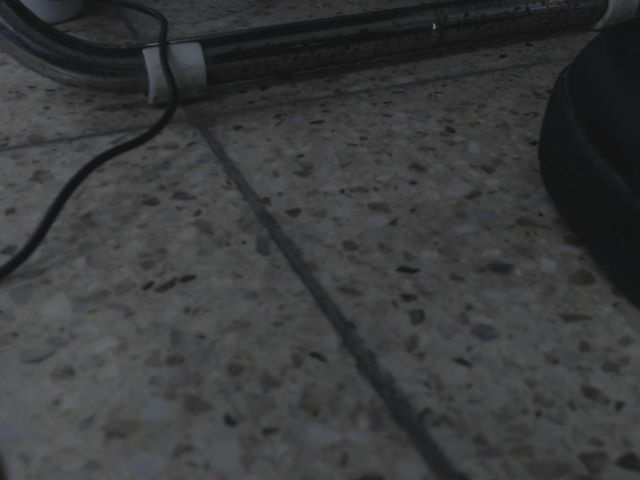
#> input picture recordings/manual_capture/manual_20251118_085558_433.jpg, 640 x 480 px
$ python hls_viewer.py --video ../../recordings/manual_capture/manual_20251118_085558_433.jpg
#> lines starting #> are read from the running program, lines starting #| are printed output that depends on the picture
#!/usr/bin/env python
# -*- coding: utf-8 -*-

"""
HLS/RGB 범위 분석 및 시각화를 위한 인터랙티브 도구

기능:
- 비디오 파일을 재생하면서 H/L/S 및 R/G/B 최소·최대 범위를 트랙바로 조절
- HLS와 RGB 범위를 모두 만족하는 픽셀만 보존하고 나머지는 검게 마스킹
- 남은 픽셀들의 H, L, S 및 R, G, B 평균값을 화면에 출력
- 재생 위치를 트랙바(Position)로 직접 이동

사용법:
    python -m litebot.analysis.hls_viewer --video ./videos/sample.mp4

조작:
- 트랙바: H/L/S 및 R/G/B 최솟값·최댓값 조절, Position으로 재생 위치 이동
- Space: 일시정지/재생
- R: 비디오 처음으로 되감기
- Q 또는 ESC: 종료

주의:
- HLS와 RGB 마스크를 AND 연산으로 결합하므로, 두 조건을 모두 만족하는 픽셀만 선택됩니다.
- 검은색 도로 필터링 시: L 값 낮게 + R/G/B 값 모두 낮게 설정하면 더 정확합니다.
"""

import argparse
import os

import cv2
import numpy as np


WINDOW_NAME = "LiteBot HLS/RGB Viewer"
POSITION_TRACKBAR = "Position"
TRACKBAR_CONFIG = [
    # HLS 트랙바
    ("H_min", 0, 180, 0),
    ("H_max", 0, 180, 180),
    ("L_min", 0, 255, 0),
    ("L_max", 0, 255, 255),
    ("S_min", 0, 255, 0),
    ("S_max", 0, 255, 255),
    # RGB 트랙바
    ("R_min", 0, 255, 0),
    ("R_max", 0, 255, 255),
    ("G_min", 0, 255, 0),
    ("G_max", 0, 255, 255),
    ("B_min", 0, 255, 0),
    ("B_max", 0, 255, 255),
]
TRACKBAR_STATE = {
    "updating": False,
    "seek_request": None,
    "position_enabled": False,
}


def _nothing(_):
    pass


def _on_position_change(pos):
    if TRACKBAR_STATE.get("updating"):
        return
    TRACKBAR_STATE["seek_request"] = pos


def _create_trackbars(total_frames, window_width=None, window_height=None):
    """
    트랙바를 생성하고 창 크기를 설정

    Args:
        total_frames: 비디오의 전체 프레임 수 (이미지인 경우 0)
        window_width: 창 너비 (None이면 자동)
        window_height: 창 높이 (None이면 자동)
    """
    cv2.namedWindow(WINDOW_NAME, cv2.WINDOW_NORMAL)

    # 창 크기를 먼저 설정 (트랙바 생성 전에 크기를 지정하면 더 잘 작동함)
    if window_width is not None and window_height is not None:
        cv2.resizeWindow(WINDOW_NAME, window_width, window_height)

    for name, _, max_val, initial in TRACKBAR_CONFIG:
        cv2.createTrackbar(name, WINDOW_NAME, initial, max_val, _nothing)

    if total_frames > 0:
        max_pos = max(0, total_frames - 1)
        cv2.createTrackbar(POSITION_TRACKBAR, WINDOW_NAME, 0, max_pos, _on_position_change)
        TRACKBAR_STATE["position_enabled"] = True
    else:
        TRACKBAR_STATE["position_enabled"] = False


def _get_window_size_with_trackbars(image_width, image_height):
    """
    트랙바를 고려한 창 크기 계산
    Windows에서 트랙바가 있는 창의 크기 조절이 제대로 작동하도록
    트랙바 높이를 고려하여 전체 창 크기를 계산
    """
    # 트랙바 높이 추정 (각 트랙바 약 20-25px, 여백 포함)
    num_trackbars = len(TRACKBAR_CONFIG)
    if TRACKBAR_STATE.get("position_enabled", False):
        num_trackbars += 1
    trackbar_height = num_trackbars * 25 + 50  # 트랙바 높이 + 여백

    # 정보 바 높이 (약 40px)
    info_bar_height = 40

    # 전체 창 크기
    total_width = image_width
    total_height = image_height + trackbar_height + info_bar_height

    return total_width, total_height


def _window_visible():
    try:
        prop = cv2.getWindowProperty(WINDOW_NAME, cv2.WND_PROP_VISIBLE)
        return prop >= 1
    except cv2.error:
        return False


def _get_range_from_trackbars():
    # HLS 범위
    h_min = cv2.getTrackbarPos("H_min", WINDOW_NAME)
    h_max = cv2.getTrackbarPos("H_max", WINDOW_NAME)
    l_min = cv2.getTrackbarPos("L_min", WINDOW_NAME)
    l_max = cv2.getTrackbarPos("L_max", WINDOW_NAME)
    s_min = cv2.getTrackbarPos("S_min", WINDOW_NAME)
    s_max = cv2.getTrackbarPos("S_max", WINDOW_NAME)

    hls_lower = np.array([min(h_min, h_max), min(l_min, l_max), min(s_min, s_max)], dtype=np.uint8)
    hls_upper = np.array([max(h_min, h_max), max(l_min, l_max), max(s_min, s_max)], dtype=np.uint8)

    # RGB 범위
    r_min = cv2.getTrackbarPos("R_min", WINDOW_NAME)
    r_max = cv2.getTrackbarPos("R_max", WINDOW_NAME)
    g_min = cv2.getTrackbarPos("G_min", WINDOW_NAME)
    g_max = cv2.getTrackbarPos("G_max", WINDOW_NAME)
    b_min = cv2.getTrackbarPos("B_min", WINDOW_NAME)
    b_max = cv2.getTrackbarPos("B_max", WINDOW_NAME)

    rgb_lower = np.array([min(b_min, b_max), min(g_min, g_max), min(r_min, r_max)], dtype=np.uint8)  # BGR 순서
    rgb_upper = np.array([max(b_min, b_max), max(g_min, g_max), max(r_min, r_max)], dtype=np.uint8)  # BGR 순서

    return hls_lower, hls_upper, rgb_lower, rgb_upper


def _format_mean_text(hls_mean, rgb_mean, pixel_ratio):
    h, l, s = hls_mean
    b, g, r = rgb_mean  # BGR 순서
    return "H:{:.1f} L:{:.1f} S:{:.1f} | R:{:.1f} G:{:.1f} B:{:.1f} | Pixels:{:.1f}%".format(
        h, l, s, r, g, b, pixel_ratio*100
    )


def _draw_overlay(image, text):
    cv2.rectangle(image, (0, 0), (image.shape[1], 40), (0, 0, 0), thickness=-1)
    cv2.putText(
        image,
        text,
        (10, 28),
        cv2.FONT_HERSHEY_SIMPLEX,
        0.7,
        (255, 255, 255),
        2,
        cv2.LINE_AA,
    )
    cv2.putText(
        image,
        "[Space]Pause  [R]Restart  [Q/ESC]Quit",
        (10, image.shape[0] - 10),
        cv2.FONT_HERSHEY_SIMPLEX,
        0.6,
        (255, 255, 255),
        1,
        cv2.LINE_AA,
    )


def parse_args():
    parser = argparse.ArgumentParser(description="LiteBot HLS 범위 분석 도구")
    parser.add_argument("--video", required=True, help="분석할 비디오 또는 이미지 파일 경로")
    parser.add_argument("--loop", action="store_true", help="영상 끝에 도달하면 자동으로 처음부터 반복 (비디오만)")
    parser.add_argument("--scale", type=float, default=1.0, help="표시 배율 (1.0은 원본)")
    parser.add_argument("--fps", type=float, default=30.0, help="재생 프레임 속도 (FPS, 0이면 최소 지연, 비디오만)")
    parser.add_argument("--skip-errors", action="store_true", help="손상된 프레임을 건너뜀 (비디오만)")
    return parser.parse_args()


def _is_image_file(filepath):
    """파일이 이미지인지 확인"""
    image_extensions = ('.jpg', '.jpeg', '.png', '.bmp', '.tiff', '.tif', '.webp')
    return filepath.lower().endswith(image_extensions)


def main():
    args = parse_args()
    input_path = args.video

    if not os.path.exists(input_path):
        raise FileNotFoundError("File not found: {}".format(input_path))

    is_image = _is_image_file(input_path)

    if is_image:
        # 이미지 파일 처리
        frame = cv2.imread(input_path)
#> frame is the input picture: shape (480, 640, 3); mean B, G, R 59.4, 58.8, 57.6
        if frame is None:
            raise IOError("Failed to load image: {}".format(input_path))

        _create_trackbars(0)  # 이미지는 Position 트랙바 불필요
        current_frame = frame.copy()
        need_resize = True
        cap = None
        total_frames = 0
        paused = False
        delay_ms = 1
    else:
        # 비디오 파일 처리
        cap = cv2.VideoCapture(input_path)
        if not cap.isOpened():
            raise IOError("Failed to open video: {}".format(input_path))

        total_frames = int(cap.get(cv2.CAP_PROP_FRAME_COUNT))
        _create_trackbars(total_frames)
        paused = False
        current_frame = None
        need_resize = True
        delay_ms = 1 if args.fps <= 0 else max(1, int(1000.0 / args.fps))

    while True:
        if not _window_visible():
            break

        if is_image:
            # 이미지인 경우 항상 같은 프레임 사용
            frame = current_frame
        else:
            # 비디오인 경우
            if TRACKBAR_STATE["position_enabled"] and TRACKBAR_STATE["seek_request"] is not None:
                target = TRACKBAR_STATE["seek_request"]
                TRACKBAR_STATE["seek_request"] = None
                if total_frames > 0:
                    target = max(0, min(total_frames - 1, target))
                cap.set(cv2.CAP_PROP_POS_FRAMES, target)
                current_frame = None

            if not paused or current_frame is None:
                ret, frame = cap.read()
                if not ret:
                    if args.loop:
                        cap.set(cv2.CAP_PROP_POS_FRAMES, 0)
                        continue
                    break
                try:
                    current_frame = frame.copy()
                except cv2.error:
                    if args.skip_errors:
                        continue
                    raise
            frame = current_frame

        hls_lower, hls_upper, rgb_lower, rgb_upper = _get_range_from_trackbars()

        # HLS 마스크 생성
        hls = cv2.cvtColor(frame, cv2.COLOR_BGR2HLS)
#> hls: shape (480, 640, 3); mean of channels 0, 1, 2 59.5, 58.7, 5.8
        hls_mask = cv2.inRange(hls, hls_lower, hls_upper)
#> hls_mask: shape (480, 640); every value is 255

        # RGB 마스크 생성 (BGR 순서로 변환 필요)
        rgb_mask = cv2.inRange(frame, rgb_lower, rgb_upper)

        # HLS 마스크와 RGB 마스크를 AND 연산으로 결합
        mask = cv2.bitwise_and(hls_mask, rgb_mask)

        masked = cv2.bitwise_and(frame, frame, mask=mask)

        total_pixels = mask.size
#> total_pixels = 307200
        masked_pixels = cv2.countNonZero(mask)
#> masked_pixels = 307200

        if masked_pixels > 0:
            hls_mean = cv2.mean(hls, mask=mask)[:3]
#> hls_mean = (59.45, 58.71, 5.77)
            rgb_mean = cv2.mean(frame, mask=mask)[:3]  # BGR 순서
#> rgb_mean = (59.43, 58.83, 57.65)
        else:
            hls_mean = (0.0, 0.0, 0.0)
            rgb_mean = (0.0, 0.0, 0.0)

        ratio = masked_pixels / float(total_pixels)
#> ratio = 1
        combined = np.hstack((frame, masked))
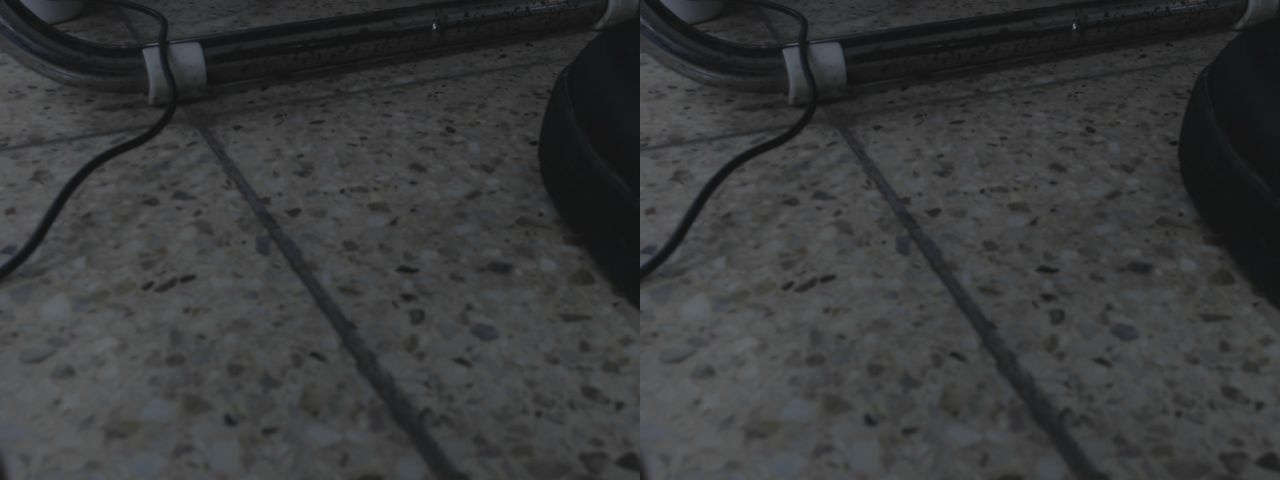
#> combined: shape (480, 1280, 3); mean B, G, R 59.4, 58.8, 57.6
        text = _format_mean_text(hls_mean, rgb_mean, ratio)
#> in _format_mean_text, `h, l, s = hls_mean`: h = 59.45; l = 58.71; s = 5.77
#> in _format_mean_text, `b, g, r = rgb_mean`: b = 59.43; g = 58.83; r = 57.65
        _draw_overlay(combined, text)
#> in _draw_overlay, `cv2.rectangle(image, (0, 0), (image.shape[1], 40), (0, 0, 0), thicknes..`:
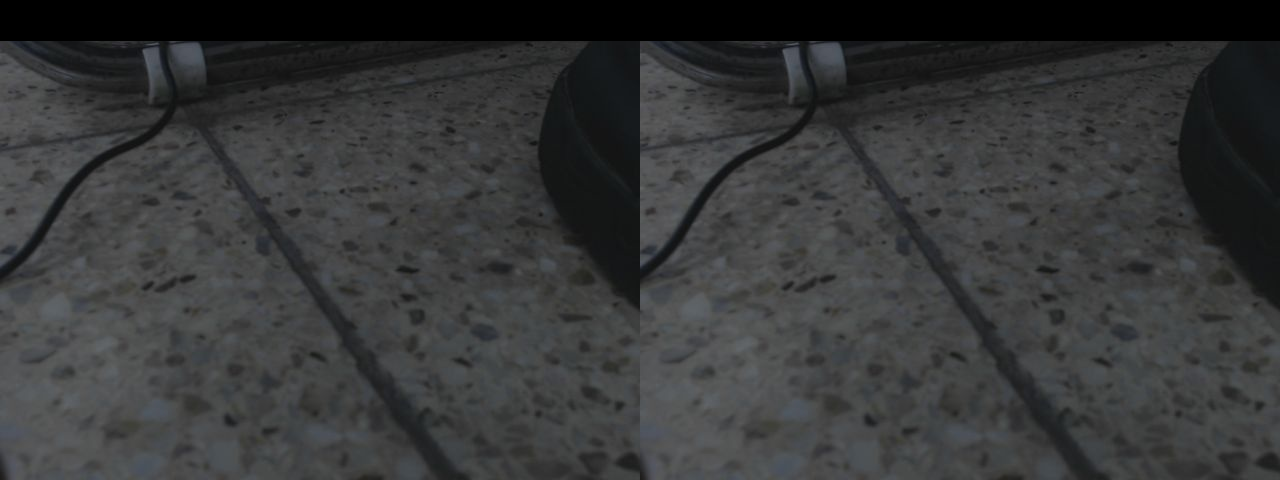
#> image: shape (480, 1280, 3); mean B, G, R 56.1, 55.7, 54.6
#> in _draw_overlay, `cv2.putText( image, "[Space]Pause  [R]Restart  [Q/ESC]Quit", (10, imag..`:
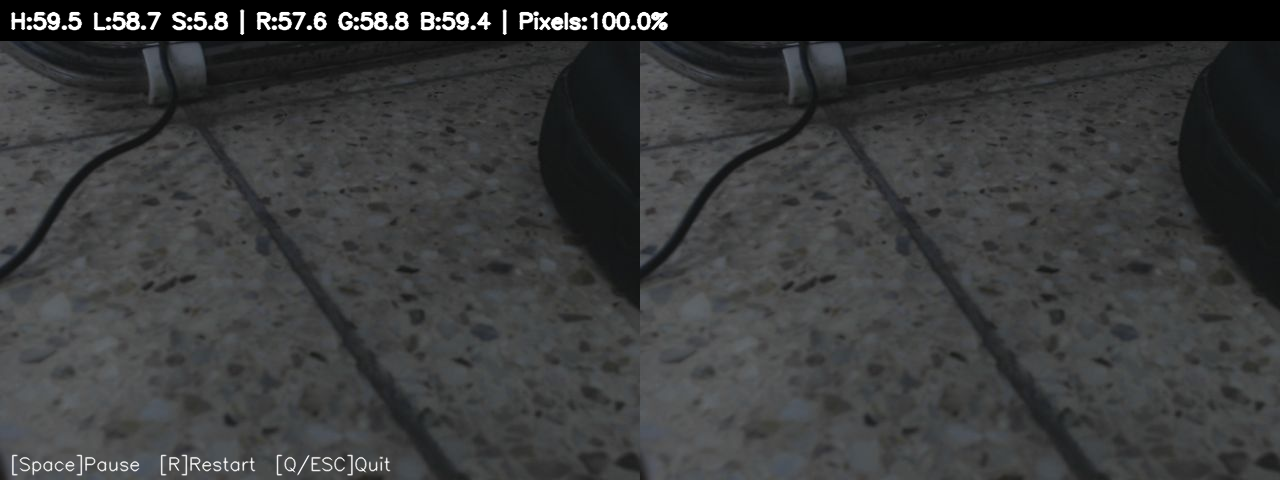
#> image: shape (480, 1280, 3); mean B, G, R 58.7, 58.2, 57.1

        display_frame = combined
        if args.scale != 1.0 and args.scale > 0:
            width = max(1, int(combined.shape[1] * args.scale))
            height = max(1, int(combined.shape[0] * args.scale))
            display_frame = cv2.resize(combined, (width, height), interpolation=cv2.INTER_NEAREST)

        cv2.imshow(WINDOW_NAME, display_frame)

        if not is_image and TRACKBAR_STATE["position_enabled"]:
            current_pos = int(cap.get(cv2.CAP_PROP_POS_FRAMES))
            TRACKBAR_STATE["updating"] = True
            cv2.setTrackbarPos(
                POSITION_TRACKBAR,
                WINDOW_NAME,
                min(current_pos, max(0, total_frames - 1)),
            )
            TRACKBAR_STATE["updating"] = False

        # 창 크기를 조절 (scale이 적용된 경우에만, 한 번만)
        # Windows에서 트랙바가 있는 창의 가로 크기 조절이 제대로 작동하지 않는 제한사항이 있음
        # 이를 해결하기 위해 창을 재생성하는 방법 사용 (한 번만)
        if args.scale != 1.0 and need_resize:
            # scale이 적용된 경우에만 창 크기 조절 시도 (한 번만)
            # Windows의 제한으로 인해 완전한 해결은 어려울 수 있음
            try:
                # 트랙바를 고려한 전체 창 크기 계산
                window_width, window_height = _get_window_size_with_trackbars(
                    display_frame.shape[1], display_frame.shape[0]
                )
                # 현재 트랙바 값들을 저장
                trackbar_values = {}
                for name, _, _, _ in TRACKBAR_CONFIG:
                    try:
                        trackbar_values[name] = cv2.getTrackbarPos(name, WINDOW_NAME)
                    except:
                        pass

                position_value = None
                if TRACKBAR_STATE.get("position_enabled", False):
                    try:
                        position_value = cv2.getTrackbarPos(POSITION_TRACKBAR, WINDOW_NAME)
                    except:
                        pass

                # 창을 닫고 다시 생성 (크기 조절을 위해)
                cv2.destroyWindow(WINDOW_NAME)
                _create_trackbars(
                    total_frames if not is_image else 0,
                    window_width,
                    window_height
                )

                # 트랙바 값 복원
                for name, _, max_val, _ in TRACKBAR_CONFIG:
                    if name in trackbar_values:
                        cv2.setTrackbarPos(name, WINDOW_NAME, trackbar_values[name])

                if TRACKBAR_STATE.get("position_enabled", False) and position_value is not None:
                    cv2.setTrackbarPos(POSITION_TRACKBAR, WINDOW_NAME, position_value)

                need_resize = False  # 한 번만 재생성하도록 플래그 설정
            except:
                pass
        elif need_resize:
            try:
                # 트랙바를 고려한 전체 창 크기 계산
                window_width, window_height = _get_window_size_with_trackbars(
                    display_frame.shape[1], display_frame.shape[0]
                )
#> window_width = 1280; window_height = 870
                cv2.setWindowProperty(WINDOW_NAME, cv2.WND_PROP_AUTOSIZE, cv2.WINDOW_NORMAL)
                cv2.resizeWindow(WINDOW_NAME, window_width, window_height)
            except:
                pass
            need_resize = False

        key = cv2.waitKey(delay_ms) & 0xFF
#> (key q is pressed here)

        if key in (ord("q"), 27):
            break
        elif key == ord(" ") and not is_image:
            paused = not paused
        elif key == ord("r") and not is_image:
            cap.set(cv2.CAP_PROP_POS_FRAMES, 0)

    if not is_image and cap is not None:
        cap.release()
    cv2.destroyAllWindows()


if __name__ == "__main__":
    main()

"""
Example:
    # 비디오 파일 사용 예시:
    # "--loop" 옵션을 주면 동영상을 끝까지 본 뒤 다시 처음부터 반복 재생합니다.
    python -m litebot.analysis.hls_viewer --video recordings/example_video.mp4 --loop

    # "--scale" 옵션을 주면 화면 크기를 조절합니다.
    python -m litebot.analysis.hls_viewer --video recordings/example_video.mp4 --scale 0.5

    # "--skip-errors" 를 주면 깨진 프레임을 건너뜁니다.
    python -m litebot.analysis.hls_viewer --video recordings/example_video.mp4 --skip-errors

    # 여러 옵션을 조합해서 사용할 수 있습니다.
    python -m litebot.analysis.hls_viewer --video recordings/example_video.mp4 --loop --scale 0.8 --skip-errors

    # "--fps" 옵션으로 영상 표시 속도를 임의로 조절할 수 있습니다 (예: 10fps로 느리게 재생).
    python -m litebot.analysis.hls_viewer --video recordings/example_video.mp4 --fps 10

    # 이미지 파일 사용 예시:
    # 이미지 파일도 분석할 수 있습니다 (jpg, png, bmp 등 지원).
    python -m litebot.analysis.hls_viewer --video recordings/example_image.jpg

    # 이미지 파일도 "--scale" 옵션으로 크기 조절 가능합니다.
    python -m litebot.analysis.hls_viewer --video recordings/example_image.jpg --scale 0.5

    # PNG 이미지 파일 분석 예시.
    python -m litebot.analysis.hls_viewer --video recordings/2024_maicon_photo.jpg
"""
